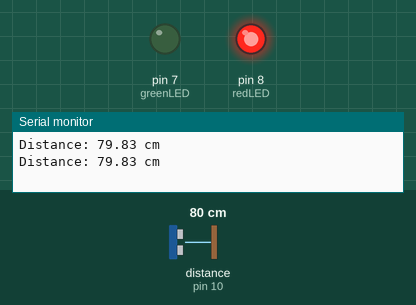
Bench run of a sketch on a simulated Arduino Uno, built with avr-gcc and run on an emulated ATmega328P. Parts: output pins drawn as LEDs (lit = HIGH), the last lines printed to the serial monitor. Wiring (inferred from the names in the program): ultrasonic range finder: trigger pin 9; echo pin 10. Inputs (shaded band) come from the test bench; at power-on: distance to the obstacle (sensor on pin 10) 80 cm. The echo pulse lasts 58.3 µs per cm; pins used as bus, display or sensor lines are not drawn.

Above: at 1.8 s.
1.9 s: distance to the obstacle (sensor on pin 10) set to 23 cm
3.4 s: distance to the obstacle (sensor on pin 10) set to 18 cm
At 4.7 s:
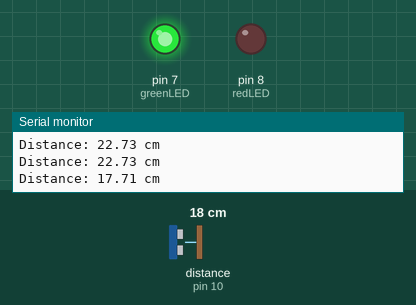
5.5 s: distance to the obstacle (sensor on pin 10) set to 35 cm
At 6.4 s:
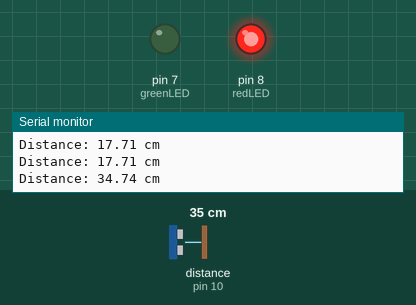
7.5 s: distance to the obstacle (sensor on pin 10) set to 2 cm
At 9.3 s:
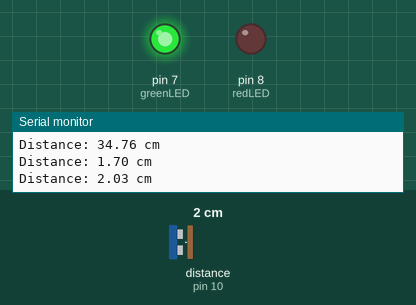
Timing chart, 0 to 10.5 s (numbered marks = the images above; inputs shaded):
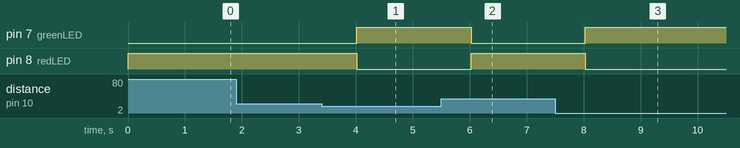

The sketch:

surprising_juttuli1.ino
```cpp
const int trigPin = 9;  // Trigger pin of the ultrasonic sensor
const int echoPin = 10; // Echo pin of the ultrasonic sensor
const int greenLED = 7; // Green LED pin
const int redLED = 8;   // Red LED pin

void setup() {
  pinMode(trigPin, OUTPUT);
  pinMode(echoPin, INPUT);
  pinMode(greenLED, OUTPUT);
  pinMode(redLED, OUTPUT);

  // Initialize Serial communication for debugging
  Serial.begin(9600);
}

void loop() {
  // Trigger the ultrasonic sensor
  digitalWrite(trigPin, LOW);
  delayMicroseconds(2);
  digitalWrite(trigPin, HIGH);
  delayMicroseconds(10);
  digitalWrite(trigPin, LOW);

  // Read the echo pulse duration in microseconds
  long duration = pulseIn(echoPin, HIGH);

  // Calculate distance in centimeters
  float distance_cm = duration / 29.1 / 2;

  // Print the distance for debugging
  Serial.print("Distance: ");
  Serial.print(distance_cm);
  Serial.println(" cm");

  // Check if an object is in range (adjust the threshold as needed)
  if (distance_cm <= 20) { // Change 20 to your desired range in centimeters
    digitalWrite(greenLED, HIGH); // Turn on the green LED
    digitalWrite(redLED, LOW);   // Turn off the red LED
  } else {
    digitalWrite(greenLED, LOW);  // Turn off the green LED
    digitalWrite(redLED, HIGH);   // Turn on the red LED
  }

  delay(1000); // Delay for stability, adjust as needed
}
```

Measured:
- the behaviour switches between 21 and 20 cm on distance to the obstacle (sensor on pin 10) (found by bisection; images 0 and 1)
- after the input at 3.4 s, pin 7 (greenLED): LOW → HIGH after 0.62 s; pin 8 (redLED): HIGH → LOW after 0.62 s
- after the input at 5.5 s, pin 7 (greenLED): HIGH → LOW after 0.52 s; pin 8 (redLED): LOW → HIGH after 0.52 s
- after the input at 7.5 s, pin 7 (greenLED): LOW → HIGH after 0.53 s; pin 8 (redLED): HIGH → LOW after 0.53 s
